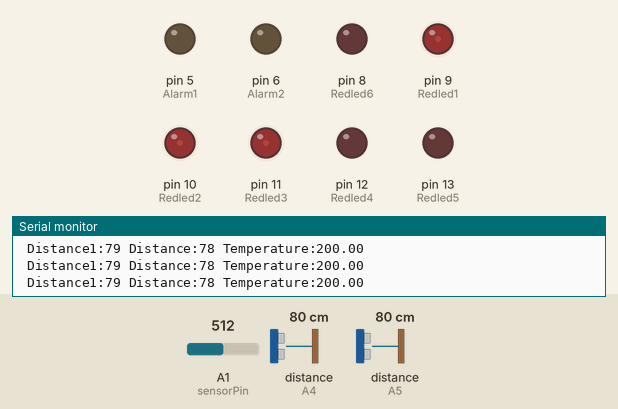
Recording of a sketch running on a simulated Arduino Uno, built with avr-gcc and run on an emulated ATmega328P. Shown: output pins drawn as LEDs (lit = HIGH), the last lines printed to the serial monitor. Wiring (inferred from the names in the program): 2 × ultrasonic range finder: trigger A2, echo A4 / trigger A3, echo A5. The inputs (shaded band) are chosen by the test bench; at power-on: distance to the obstacle (sensors on A4, A5) 80 cm, A1 (sensorPin) = 512. The echo pulse lasts 58.3 µs per cm; pins used as bus, display or sensor lines are not drawn.

Above: at 1.2 s.
1.3 s: distance to the obstacle (sensor on A4) set to 120 cm
At 2.68 s:
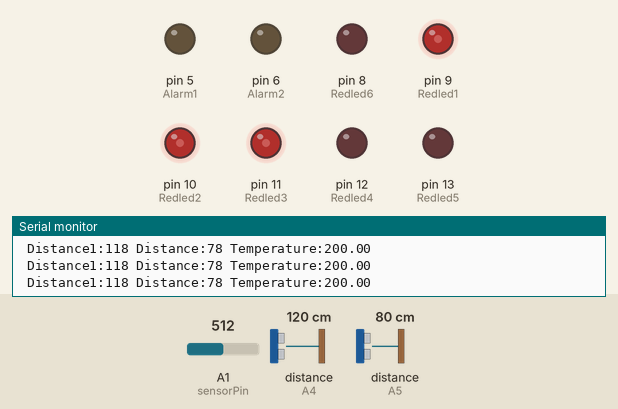
4.3 s: distance to the obstacle (sensor on A5) set to 2 cm
At 4.37 s:
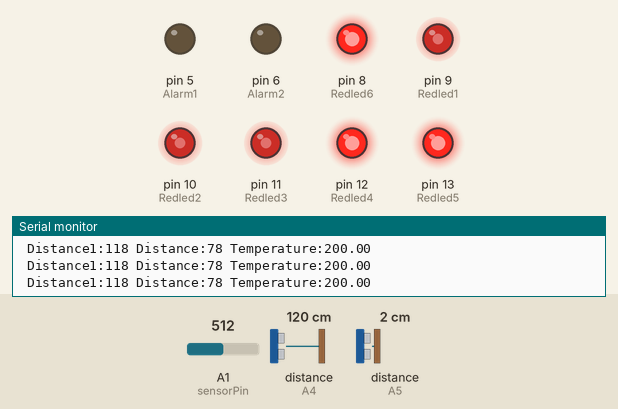
7.3 s: A1 (sensorPin) set to 129
At 7.36 s:
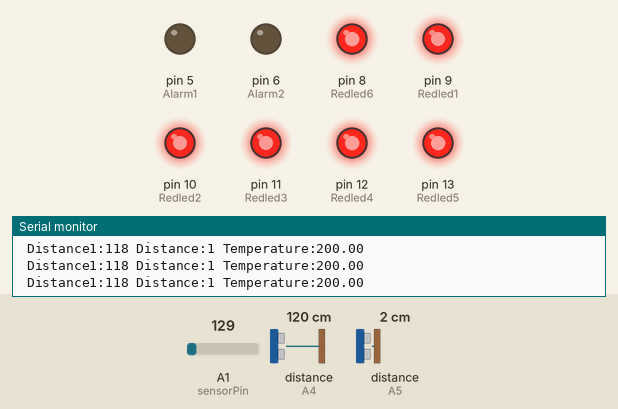
10.3 s: A1 (sensorPin) set to 109
13.3 s: distance to the obstacle (sensor on A4) set to 35 cm
16.3 s: distance to the obstacle (sensor on A4) set to 280 cm
19.3 s: distance to the obstacle (sensor on A4) set to 289 cm
Timing chart, 0 to 23.3 s (numbered marks = the images above; inputs shaded):
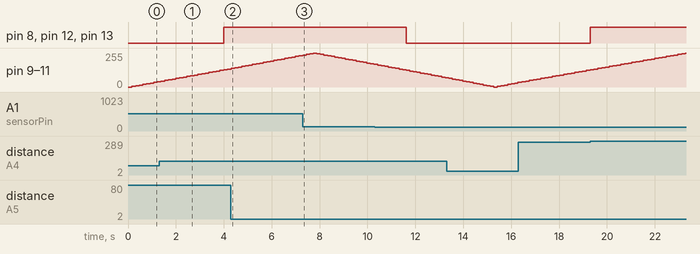

The sketch:

old.ino
```cpp
//Home Sliding Garage Door Project//
//**OWNER:GABRIEL SIEGA IGNATIUS MARIE ARANETA SIEGA**//
//**LAST UPDATED 3/24/22**//

//#define BLYNK_PRINT Serial
//#include<DHT.h>
//#include<WiFi.h>
//#include <WiFiClient.h>
//#include <BlynkSimpleEsp32.h>


//#define trigPin1 A1  // Define [Trigger]Analog pin for HC-SR04 (Closed door Position)//
//#define echoPin1 A0  // Define [Echo]Analog pin for HC-SR04 (Closed doore Position)//
//#define trigPin2 A3  // Define [Trigger]Analog pin for HC-SR04 (Near Motor Position)//
//#define echoPin2 A2  // Define [Echo]Analog pin for HC-SR04 (Near Motor Position) //

const int trigPin1 = A2; // Define [Trigger]Analog pin for HC-SR04 (Closed door Position)//
const int echoPin1 = A4; // Define [Echo]Analog pin for HC-SR04 (Closed doore Position)//
const int trigPin2 = A3; // Define [Trigger]Analog pin for HC-SR04 (Near Motor Position)//
const int echoPin2 = A5; // Define [Echo]Analog pin for HC-SR04 (Near Motor Position) //

const int sensorPin = A1;  //TMP Pin

int Alarm1 = 5; //Initialise PWM pin for Alarm1
int Alarm2 = 6; //Initialise PWN pin for Alarm2


int Redled1 = 9; // the PWM pin the LED is attached to
int Redled2 = 10; // the PWM pin the LED is attached to
int Redled3 = 11; // the PWM pin the LED is attached to
int Redled4 = 12; // the PWM pin the LED is attached to
int Redled5 = 13; // the PWM pin the LED is attached to
int Redled6 = 8; // the PWM pin the LED is attached to


int SensorValue = 0;
int LedWhite = 7;           //Temperature led

const float baselineTemp = 24.0;


int brightness = 0; // how bright the LED is
int fadeAmount = 5; // how many points to fade the LED by
// the setup routine runs once when you press reset:


//long duration, distance, FIRSTSensor,SECONDSensor,THIRDSensor;
long duration, distance, duration1, distance1;
void setup() {


Serial.begin (9600);


pinMode(trigPin1, OUTPUT);
pinMode(echoPin1, INPUT);
pinMode(trigPin2, OUTPUT);
pinMode(echoPin2, INPUT);


  // declare pin 9 to be an output:
   pinMode(Redled1, OUTPUT);
   // declare pin 10 to be an output:
   pinMode(Redled2, OUTPUT);
   // declare pin 11 to be an output:
   pinMode(Redled3, OUTPUT);
   // declare pin 12 to be an output:
   pinMode(Redled4, OUTPUT);
   // declare pin 13 to be an output:
   pinMode(Redled5, OUTPUT);
   // declare pin 8 to be an output:
   pinMode(Redled6, OUTPUT);


pinMode(Alarm1, OUTPUT);   //declare ALARM1 as an output:
pinMode(Alarm2, OUTPUT);   //declare ALARM2 as an output:
digitalWrite(Alarm1, LOW);
digitalWrite(Alarm2, LOW);


}

// the loop routine runs over and over again forever:

void loop() {

  digitalWrite(trigPin1, LOW);
  delayMicroseconds (2);
  digitalWrite(trigPin1, HIGH);
  delayMicroseconds (10);
  digitalWrite(trigPin1, LOW);
  duration1 = pulseIn(echoPin1, HIGH);
  distance1=duration1*0.034/2;
  Serial.print(" Distance1:");
  Serial.print(distance1);


  digitalWrite(trigPin2, LOW);
  delayMicroseconds (2);
  digitalWrite(trigPin2, HIGH);
  delayMicroseconds (10);
  digitalWrite(trigPin2, LOW);// Reads the echopin, returns the sound wave travel time in microseconds
  duration=pulseIn(echoPin2,HIGH);//calculating the distance
  distance=duration*0.034/2;//Prints the distance on the Serial Monitor
  Serial.print(" Distance:");
  Serial.print(distance);


//SonarSensor(trigPin1, echoPin1);
//FIRSTSensor = distance;
//SonarSensor(trigPin2, echoPin2);
//SECONDSensor = distance;

/////////////////////////////////////////////////////////////
digitalWrite(Alarm1, LOW);
digitalWrite(Alarm2, LOW);
//////////////////////////
//**DISCARDED**//
  //Serial.print("S1:");Serial.println(FIRSTSensor); //Serial Monitor Print [Distance from 1st HCSR.]:
//delayMicroseconds(10000);
//Serial.print("S2:");Serial.println(SECONDSensor); //Serial Monitor Print [Distance from 2nd HCSR.]:
//delayMicroseconds(10000);
//////////////////////////


  int sensorVal = analogRead(sensorPin);
  float voltage = (sensorVal / 1024.0) * 5.0;
  float temperature = (voltage - .5) * 100;

     //Serial Monitor Printing
  Serial.print(" Temperature:");
  Serial.println(temperature);


  // set the brightness of pin 9:
   analogWrite(Redled1, brightness);
   // set the brightness of pin 10:
   analogWrite(Redled2, brightness);
  // set the brightness of pin 11:
   analogWrite(Redled3, brightness);
  // set the brightness of pin 12:
   analogWrite(Redled4, brightness);
  // set the brightness of pin 13:
   analogWrite(Redled5, brightness);
  // set the brightness of pin 8:
   analogWrite(Redled6, brightness);


   // change the brightness for next time through the loop:
   brightness = brightness + fadeAmount;
   // reverse the direction of the fading at the ends of the fade:
   if (brightness == 0 || brightness == 255) {
      fadeAmount = -fadeAmount ;
   }


   // wait for 9 milliseconds to see the dimming effect
   delay(90);


  if (temperature > baselineTemp)   //TMP
{
 digitalWrite(LedWhite, HIGH);
  delay(50);
}
else
{
digitalWrite(LedWhite, LOW);
  delay(50);
}


//void SonarSensor(int trigPin,int echoPin);
//{
//digitalWrite(trigPin, LOW);
//delayMicroseconds(2);
//digitalWrite(trigPin, HIGH);
//delayMicroseconds(10);
//digitalWrite(trigPin, LOW);
//duration = pulseIn(echoPin, HIGH);
//distance = (duration/2) / 29.1;
//}


}
```

Measured:
- after the input at 16.3 s, pin 8 (Redled6), pin 12 (Redled4), pin 13 (Redled5): LOW → HIGH after 3.0 s instead of 2.7 s
